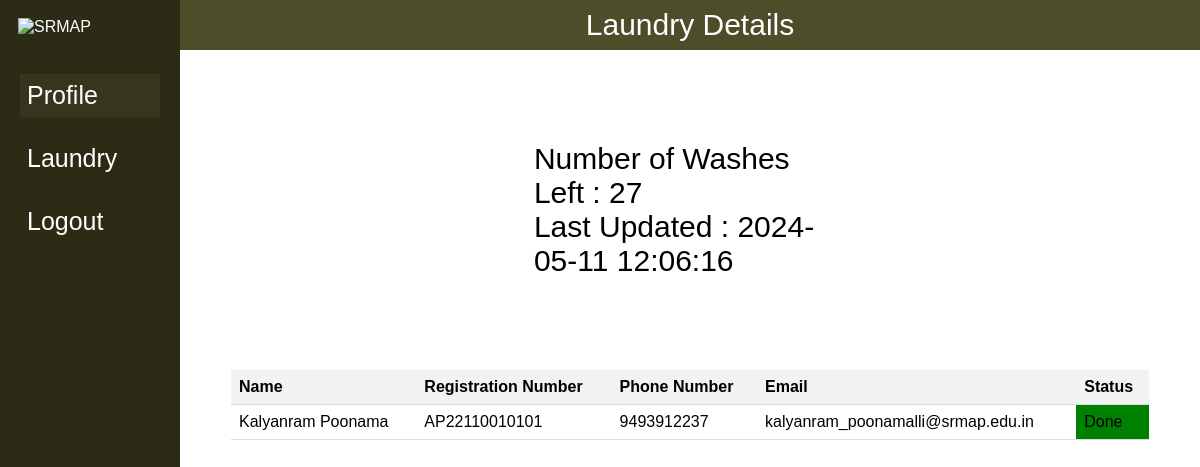
Screenshot of /Student/laundry.php (signed in) with the database file from the repository.
### tables this page shows
CREATE TABLE `info` (
  `Name` varchar(17) DEFAULT NULL,
  `Regd` varchar(15) DEFAULT NULL,
  `email` varchar(256) DEFAULT NULL,
  `contact` varchar(15) DEFAULT NULL,
  `status` varchar(20) DEFAULT 'Done',
  `washes` int(4) NOT NULL DEFAULT 40,
  `rack` int(11) DEFAULT NULL,
  `gender` varchar(10) DEFAULT NULL,
  `section` varchar(10) DEFAULT NULL,
  `roomno` varchar(10) DEFAULT NULL,
  `batch` varchar(10) DEFAULT NULL,
  `hostel` varchar(20) DEFAULT NULL,
  `hashed_pass` varchar(256) NOT NULL,
  `last_updated` timestamp NOT NULL DEFAULT current_timestamp() ON UPDATE current_timestamp()
);

### Student/laundry.php (the view, shortened to what this page needs)
<!DOCTYPE html>
<html lang="en">
<head>
    <link rel="stylesheet" href="style.css">
</head>
<body>
    <div class="sidep">
        <div class="log">
            <img src="https://srmap.edu.in/file/2019/12/White.png" alt="SRMAP">
        </div>
        <ul>
            <li class="act"><a href="http://localhost/Laundry-Automation/Student/student.php">Profile</a></li>
            <li><a href="#">Laundry</a></li>
            <li><a href="logout.php">Logout</a></li>
        </ul>
    </div>
    <?php
    $servername = "localhost:3307";
    $username = "root";
    $password = "";
    $database = "laundry";
    $conn = mysqli_connect($servername, $username, $password, $database);
    $regd = $_SESSION['regd'];
    $add = " where Regd='" . $regd . "';";
    $sql = "SELECT * FROM `info`" . $add;
    $result = mysqli_query($conn, $sql);
    $row = mysqli_fetch_assoc($result);
    echo '<div class="mainp">
    <div class="nav">
        Laundry Details
    </div>
    <div class="detailsl">
        <div class="ret">
            <div class="left">
                Number of Washes Left : '. $row['washes'] .'
                <br>
                Last Updated : '. $row['last_updated'] .'
            </div>
            <table>
                <thead>
                    <tr>
                        <th>Name</th>
                        <th>Registration Number</th>
                        <th>Phone Number</th>
                        <th>Email</th>
                        <th>Status</th>
                    </tr>
                </thead>
                <tbody>
                    <tr>
                        <td>'.$row['Name'].'</td>
                        <td>'.$row['Regd'].'</td>
                        <td>'.$row['contact'].'</td>
                        <td>'.$row['email'].'</td>
                        <td class="stat">'.$row['status'].'</td>
                    </tr>
                </tbody>
            </table>
            </div>
            </div>
        </div>
        ';
    ?>
</body>
</html>

### Student/style.css (style rules this page uses)
* { margin: 0; padding: 0; }
body { width: 100%; height:100vh; display: flex; flex-direction: row; font-family: sans-serif; }
.log img { width: 150px; margin: 10%; }
.sidep { height: 100vh; width: 15%; background-color:rgb(43, 43, 22); color: white; }
.sidep ul li { font-size: 25px; padding: 7px; margin: 20px; list-style: none; }
.sidep a { text-decoration: none; color: white; }
.mainp { width: 85%; }
.nav { display: flex; width: 100%; text-align: center; background-color: rgb(77, 77, 41); height: 50px; font-size: 30px; color: white; justify-content: center; align-items: center; }
.act { background-color: rgb(54, 54, 30); }
.detailsl { width: 100%; height: 65%; display: flex; flex-direction: column; align-items: center; }
.left { padding: 10% 33%; font-size: 30px; }
.ret { width: 90%; }
table { width: 100%; }

### Student/laundry.php (style rules this page uses)
table { width: 100%; border-collapse: collapse; }
th, td { padding: 8px; text-align: left; border-bottom: 1px solid #ddd; }
th { background-color: #f2f2f2; }

### rows the page displays
info: washes "27", last_updated "2024-05-11 12:06:16", Name "Kalyanram Poonama", Regd "AP22110010101", contact "9493912237", email "kalyanram_poonamalli@srmap.edu.in", status "Done"
